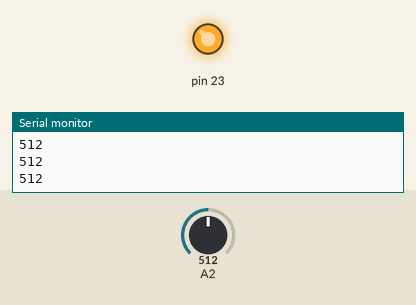
Simulated run of this sketch. Board: Arduino Uno, built with avr-gcc and run on an emulated ATmega328P. Shown: output pins drawn as LEDs (lit = HIGH), the last lines printed to the serial monitor. Inputs (shaded band) come from the test bench; at power-on: A2 = 512.

Above: at 1.2 s.
1.3 s: A2 set to 312
2.8 s: A2 set to 293
At 3.5 s:
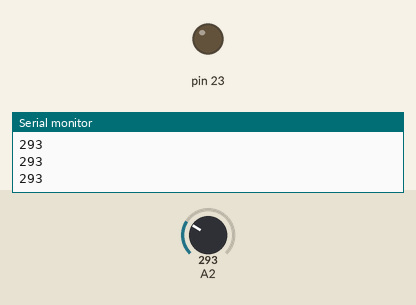
4.3 s: A2 set to 306
At 4.7 s:
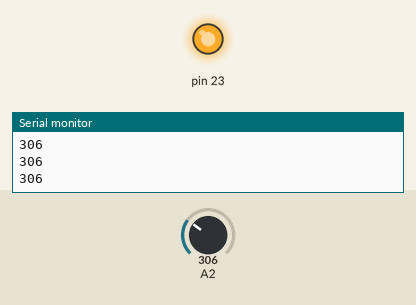
5.8 s: A2 set to 290
At 7.0 s:
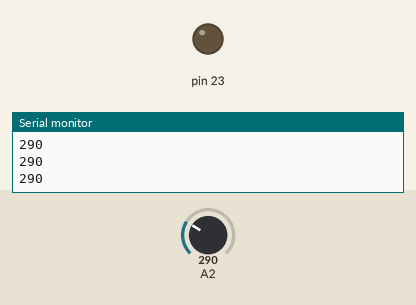
Timing chart, 0 to 8.3 s (numbered marks = the images above; inputs shaded):
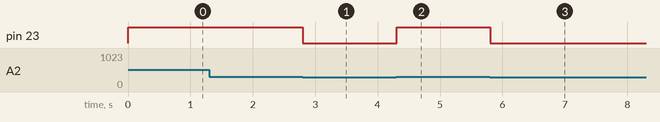

The sketch:

Lab_8.ino
```cpp
/*
 * Author: Written By Araam Zaremehrjardi
 * Title: Lab 8 - CPE 301 (11/08/2000)
 * Revision: 1
 * Description: A program to read from a analogue soruce (Photocell) and converts to a
 * digital signal to be displayed with a serial monitor and
 * internal LED.
 * Additional Notes: A photo of the circuit can be seen with the file "Lab_8_circuit.jpg."
 */

/*
 * M_LIGHT_THRESHOLD is a macro defined to be used to
 * set the light threshold to turn on the internel LED.
 *
 * M_SELECTED_CHANNEL is a macro defined to be used for
 * selecting the specific ADC channel to read from.
 */

#define M_LIGHT_THRESHOLD 300
#define M_SELECTED_CHANNEL 2

volatile unsigned char * user_UCSR0A = (unsigned char *) 0x00C0;
volatile unsigned char * user_UCSR0B = (unsigned char *) 0x00C1;
volatile unsigned char * user_UCSR0C = (unsigned char *) 0x00C2;
volatile unsigned int * user_UBRR0 = (unsigned int *) 0x00C4;
volatile unsigned char * user_UDR0 = (unsigned char *) 0x00C6;

volatile unsigned char * user_ADMUX = (unsigned char *) 0x7C;
volatile unsigned char * user_ADCSRA = (unsigned char *) 0x7A;
volatile unsigned char * user_ADCSRB = (unsigned char *) 0x7B;
volatile unsigned int * user_ADCL = (unsigned int *) 0x78;

volatile unsigned char * user_PORTB = (unsigned char *) 0x25;
volatile unsigned char * user_DDRB = (unsigned char *) 0x24;

unsigned char number_array[10] = {'0','1','2','3','4','5','6','7','8','9'};

/*
 * setup() prepares the internel LED to be used as a output
 * for the program when the light threshold has been
 * surpassed M_LIGHT_THRESHOLD value.
 *
 * setup() prepares UART 0 to send values from the microcontroller's
 * ADC to the host device.
 *
 * setup() prepares the ADC to be in right-adjustment mode,
 * free-polling mode, and AVCC mode.
 */

void setup() {

  *user_DDRB |= 0b10000000;
  U0_init(9600);
  adc_init();

}

/*
 * loop() continuously transmit photocell values to the host device
 * through the use of print_int().
 * -> print_int() prints through parting the value from the selected
 * channel of adc_read() and then prints each character individually.
 *
 * loop() continuously polling adc_read() to turn on or off the
 * internel LED when above a set threshold.
 *
 */

void loop() {

  print_int(adc_read(M_SELECTED_CHANNEL));

  if (adc_read(M_SELECTED_CHANNEL) > M_LIGHT_THRESHOLD) {

    *user_PORTB |= 0b10000000;

  }
  else {

    *user_PORTB &= 0b01111111;

  }

}

void adc_init() {

  *user_ADCSRA |= 0b10000000;
  *user_ADCSRA &= 0b11011111;
  *user_ADCSRA &= 0b11110111;
  *user_ADCSRA &= 0b11111000;

  *user_ADCSRB &= 0b11110111;
  *user_ADCSRB &= 0b11111000;

  *user_ADMUX &= 0b01111111;
  *user_ADMUX |= 0b01000000;
  *user_ADMUX &= 0b11011111;
  *user_ADMUX &= 0b11100000;

}

unsigned int adc_read(unsigned char adc_channel) {

  switch (adc_channel) {

    case 0:

      *user_ADMUX &= 0b11100000;
      *user_ADCSRB &= 0b11110111;

    break;

    case 1:

      *user_ADMUX &= 0b11100000;
      *user_ADMUX |= 0b00000001;
      *user_ADCSRB &= 0b11110111;

    break;

    case 2:

      *user_ADMUX &= 0b11100000;
      *user_ADMUX |= 0b00000010;
      *user_ADCSRB &= 0b11110111;

    break;

    case 3:

      *user_ADMUX &= 0b11100000;
      *user_ADMUX |= 0b00000011;
      *user_ADCSRB &= 0b11110111;

    break;

    case 4:

      *user_ADMUX &= 0b11100000;
      *user_ADMUX |= 0b00000100;
      *user_ADCSRB &= 0b11110111;


    break;

    case 5:

      *user_ADMUX &= 0b11100000;
      *user_ADMUX |= 0b00000101;
      *user_ADCSRB &= 0b11110111;


    break;

    case 6:

      *user_ADMUX &= 0b11100000;
      *user_ADMUX |= 0b00000110;
      *user_ADCSRB &= 0b11110111;


    break;

    case 7:

      *user_ADMUX &= 0b11100000;
      *user_ADMUX |= 0b00000111;
      *user_ADCSRB &= 0b11110111;

    break;

    case 8:

      *user_ADMUX &= 0b11100000;
      *user_ADMUX |= 0b00000000;
      *user_ADCSRB &= 0b11110111;
      *user_ADCSRB |= 0b00001000;


    break;

    case 9:

      *user_ADMUX &= 0b11100000;
      *user_ADMUX |= 0b00000001;
      *user_ADCSRB &= 0b11110111;
      *user_ADCSRB |= 0b00001000;

    break;

    case 10:

      *user_ADMUX &= 0b11100000;
      *user_ADMUX |= 0b00000010;
      *user_ADCSRB &= 0b11110111;
      *user_ADCSRB |= 0b00001000;

    break;

    case 11:

      *user_ADMUX &= 0b11100000;
      *user_ADMUX |= 0b00000011;
      *user_ADCSRB &= 0b11110111;
      *user_ADCSRB |= 0b00001000;

    break;

    case 12:

      *user_ADMUX &= 0b11100000;
      *user_ADMUX |= 0b00000100;
      *user_ADCSRB &= 0b11110111;
      *user_ADCSRB |= 0b00001000;

    break;

    case 13:

      *user_ADMUX &= 0b11100000;
      *user_ADMUX |= 0b00000101;
      *user_ADCSRB &= 0b11110111;
      *user_ADCSRB |= 0b00001000;

    break;

    case 14:

      *user_ADMUX &= 0b11100000;
      *user_ADMUX |= 0b00000110;
      *user_ADCSRB &= 0b11110111;
      *user_ADCSRB |= 0b00001000;

    break;

    case 15:

      *user_ADMUX &= 0b11100000;
      *user_ADMUX |= 0b00000111;
      *user_ADCSRB &= 0b11110111;
      *user_ADCSRB |= 0b00001000;

    break;

    default:

      *user_ADMUX &= 0b11100000;
      *user_ADCSRB &= 0b11110111;

    break;

  }

  *user_ADCSRA |= 0b01000000;

  while ((*user_ADCSRA & 0b01000000) != 0);

  return *user_ADCL;

}

void print_int(unsigned int value) {

  unsigned char print_value[1023];
  unsigned char * print_value_ptr = print_value;

  unsigned int value_length = 0;

  while (value > 0) {

    unsigned int digit = value % 10;

    *print_value_ptr = number_array[digit];

    print_value_ptr++;
    value_length++;

    value /= 10;

  }

  print_value_ptr--;

  while (value_length > 0) {

    U0_transmit_data(*print_value_ptr);
    print_value_ptr--;
    value_length--;

  }

  U0_transmit_data('\n');

}

void U0_init(unsigned long U0baud) {

  unsigned long cpu_frequency = 16000000;
  unsigned int transmission_baud = (cpu_frequency / 16 / U0baud - 1);

  *user_UCSR0A = 0x20;
  *user_UCSR0B = 0x18;
  *user_UCSR0C = 0x06;
  *user_UBRR0 = transmission_baud;

}

unsigned char U0_receive_complete() {

  return (*user_UCSR0A & 0x80) >> 7;

}

unsigned char U0_received_data() {

  return *user_UDR0;

}

void U0_transmit_data(unsigned char data) {

  while (((*user_UCSR0A & 0x20) >> 5) == 0);

  if (((*user_UCSR0A & 0x20) >> 5) == 1) {

    *user_UDR0 = data;

  }

}
```

Measured:
- the behaviour switches between 301 and 300 on A2 (found by bisection; images 0 and 1)
- after the input at 2.8 s, pin 23: HIGH → LOW at once
- after the input at 4.3 s, pin 23: LOW → HIGH at once
- after the input at 5.8 s, pin 23: HIGH → LOW at once
